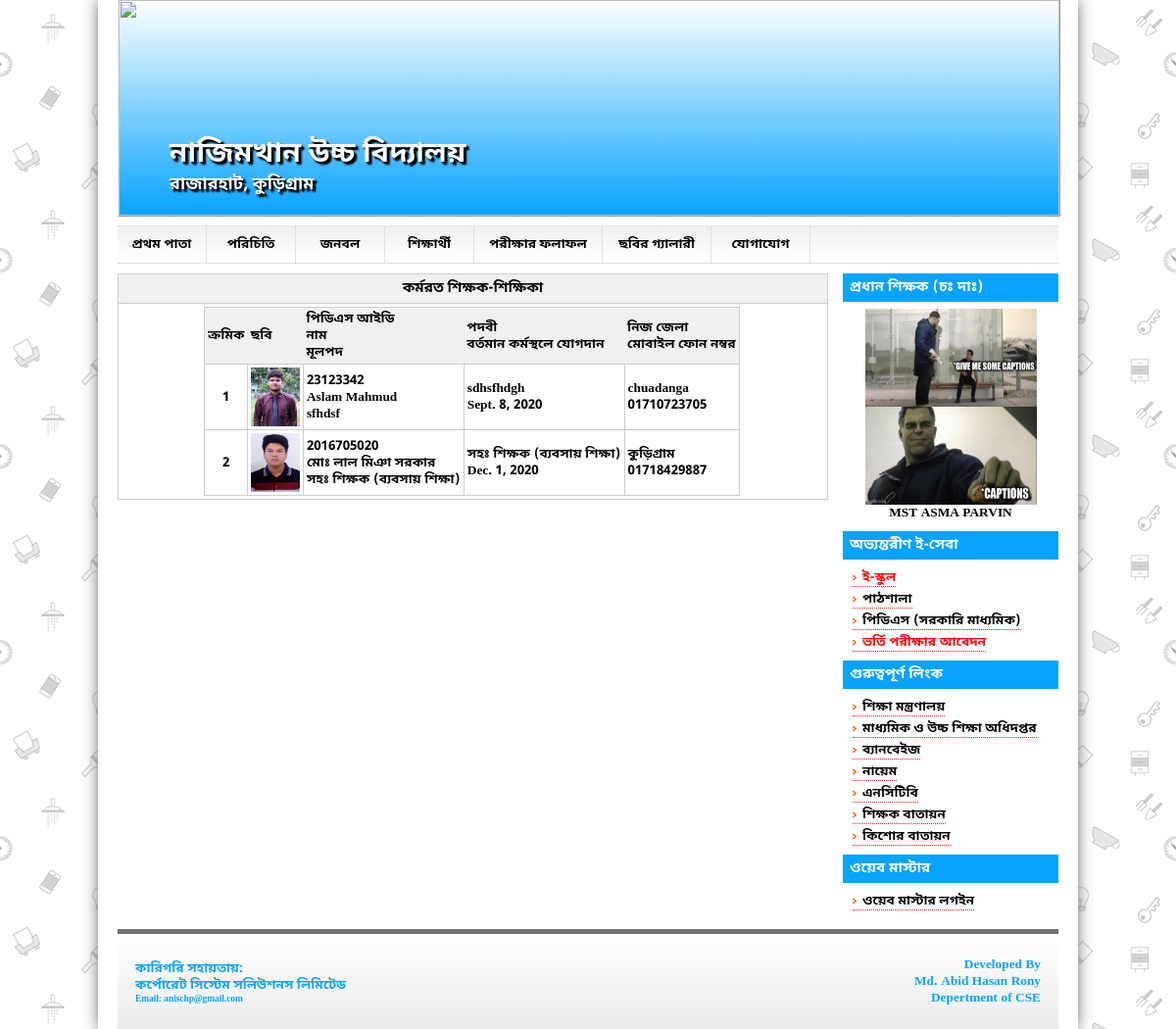
The page /teachers on the database its author committed.
### school/models.py (models this page shows, shortened)
class Teacher(models.Model):
    name = models.CharField(max_length=200,verbose_name="নাম")
    pdsid = models.IntegerField(verbose_name="পিডিএস আইডি")
    basics = models.CharField(max_length=200,verbose_name="মূলপদ")
    title = models.CharField(max_length=200,verbose_name="পদবী")
    date_of_joining = models.DateField(verbose_name="বর্তমান কর্মস্থলে যোগদানের তারিখ")
    mobile_no = models.CharField(max_length=11,verbose_name="মোবাইল নং")
    home_district = models.CharField(max_length=200,verbose_name="নিজ জেলা")
    image = models.FileField(upload_to="uploads/",verbose_name="ছবি")

class PrincipalImage(models.Model):
    name = models.CharField(max_length=100,verbose_name="নাম")
    image = models.FileField(upload_to="uploads/",verbose_name="ছবি")

### school/views.py (the view)
# urls.py: path('teachers', teacherlist),
def teacherlist(request):
    teachers = Teacher.objects.all()
    return render(request,"teacherlist.html",{"teachers":teachers})

### school/context_processors.py (called while the page is built)
def principal(request):
    return {"principal": models.PrincipalImage.objects.last()}

### school/templates/teacherlist.html (shortened to what this page needs)
{% extends 'base.html' %}
{% load static %}
{% block body %}
<div id="middlepanel">
    <div id="UpdatePanel2">
<table style="margin: 0 auto;" width="100%" cellspacing="0" cellpadding="3">
<tbody><tr>
<td class="columnStyleTop">
<span id="ContentPlaceHolder1_lblTitle">কর্মরত শিক্ষক-শিক্ষিকা</span>
</td>
</tr>
<tr>
<td class="columnStyleLeft">
<div>
<table id="ContentPlaceHolder1_grdvTeachers" style="font-family:Noto Sans Bengali;border-collapse:collapse;margin: 0 auto;" cellspacing="0" cellpadding="3">
<tbody><tr style="color:Black;background-color:#F0F0F0;border-color:#CCCCCC;border-width:1px;border-style:Solid;font-family:Noto Sans Bengali;">
<th scope="col" valign="middle" align="center">ক্রমিক</th><th scope="col" valign="middle" align="left">ছবি</th><th scope="col" valign="middle" align="left">পিডিএস আইডি<br>নাম<br>মূলপদ</th><th scope="col" valign="middle" align="left">পদবী<br>বর্তমান কর্মস্থলে যোগদান</th><th scope="col" valign="middle" align="left">নিজ জেলা<br>মোবাইল ফোন নম্বর</th>
</tr>
{% for teacher in teachers %}
    <tr>
            <td style="border-color:#CCCCCC;border-width:1px;border-style:Solid;" align="center">
                {{forloop.counter}}
            </td>
            <td style="border-color:#CCCCCC;border-width:1px;border-style:Solid;" align="left">
                <img id="ContentPlaceHolder1_grdvTeachers_imgEMp_0" class="fancyzoom" src="{{teacher.image.url}}" style="height: 60px; width: 50px; cursor: pointer;">
            </td>
            <td style="border-color:#CCCCCC;border-width:1px;border-style:Solid;" align="left">
                <span id="ContentPlaceHolder1_grdvTeachers_lblID_0">{{teacher.pdsid}}</span><br>
                <span id="ContentPlaceHolder1_grdvTeachers_lblName_0">{{teacher.name}}</span><br>
                <span id="ContentPlaceHolder1_grdvTeachers_lblOrgPost_0">{{teacher.basics}}</span>
            </td>
            <td style="border-color:#CCCCCC;border-width:1px;border-style:Solid;" align="left">
                <span id="ContentPlaceHolder1_grdvTeachers_lblDesig_0">{{teacher.title}}</span><br>
                <span id="ContentPlaceHolder1_grdvTeachers_lblStationJoin_0">{{teacher.date_of_joining}}</span>
            </td>
            <td style="border-color:#CCCCCC;border-width:1px;border-style:Solid;" align="left">
                <span id="ContentPlaceHolder1_grdvTeachers_lblDist_0">{{teacher.home_district}}</span><br>
                <span id="ContentPlaceHolder1_grdvTeachers_lblMobile_0">{{teacher.mobile_no}}</span>
            </td>
    </tr>
{%empty%}
<tr>
    <td colspan="5" align="center">No teacher here.</td>
</tr>
{% endfor %}
</tbody></table>
</div>
</td>
</tr>
</tbody></table>
</div>
</div>
{% endblock %}

### school/templates/base.html (shortened to what this page needs)
{% load static %}
<!DOCTYPE html PUBLIC "-//W3C//DTD XHTML 1.0 Transitional//EN" "http://www.w3.org/TR/xhtml1/DTD/xhtml1-transitional.dtd">
<html xmlns="http://www.w3.org/1999/xhtml">
<head>
<link href="{% static 'css/StyleSheet.css' %}" rel="stylesheet" type="text/css" />
<link href="{% static 'css/MenuStyle.css' %}" rel="stylesheet" type="text/css" />
    </head>
<body>
    <div id="UpdatePanel1">
            <div id="bodywrap">
                <div id="header">
                    <img id="imgBanner" src="" style="height:220px;width:960px;border: 1px outset #EBEBEB;
                        border-top: none;" />
                    <div style="text-align: left; top: 135px; left: 50px; position: absolute;">
                        <table>
                            <tr>
                                <td>
                                    <span id="lblInstName" class="institutionName">নাজিমখান উচ্চ বিদ্যালয়</span><br />
                                    <span id="lblUpazila" class="institutionName" style="font-size:13pt;">রাজারহাট, কুড়িগ্রাম</span>
                                </td>
                            </tr>
                        </table>
                    </div>
                </div>
                <div style="height: 10px;">
                </div>
                <ul id="navmenu">
                    <li><a href="/" style="width: 90px; text-align: center;">প্রথম পাতা</a></li>
                    <li><a href="#" style="width: 90px; text-align: center">পরিচিতি</a>
                    </li>
                    <li><a href="#" style="width: 90px; text-align: center">জনবল</a>
                    </li>
                    <li><a href="#" style="width: 90px; text-align: center">শিক্ষার্থী</a>
                    </li>
                    <li><a href="#" style="width: 130px; text-align: center">পরীক্ষার ফলাফল</a>
                    </li>
                    <li><a href="/photogalleries" style="width: 110px; text-align: center">
                        ছবির গ্যালারী</a></li>
                    <li><a href="/contact_us" style="width: 100px; text-align: center">যোগাযোগ</a></li>
                </ul>
                <div id="maincont">
                {%block body%} {%endblock%}
                <div id="rightSidebar">
                    <table cellpadding="0" cellspacing="0" style="margin: 0 auto;">
                        <tr>
                            <td class="boxHeader" width="220px">
                                <span id="lblInstDesig">প্রধান শিক্ষক (চঃ দাঃ)</span>
                            </td>
                        </tr>
                        <tr>
                            <td style="text-align: center; padding-top: 7px;">
                                <img id="ImgInstHead" class="fancyzoom" src="{{principal.image.url}}" style="height:200px;width:175px;" />
                            </td>
                        </tr>
                        <tr>
                            <td style="text-align: center; padding-bottom: 10px;">
                                <span id="lblInstHead">{{principal.name}}</span>
                            </td>
                        </tr>
                    </table>
                    <table cellpadding="0" cellspacing="0" style="margin: 0 auto;">
                        <tr>
                            <td class="boxHeader" width="220px">
                                অভ্যন্তরীণ ই-সেবা
                            </td>
                        </tr>
                        <tr>
                            <td style="text-align: left; padding-left: 0px;">
                                <div id="box">
                                    <ul>
                                        <li><a href="http://eschool.sib.gov.bd" target="_blank" style="color: #FF0000;">ই-স্কুল</a></li>
                                        <li><a href="http://automation.sib.gov.bd/" target="_blank">পাঠশালা</a></li>
                                        <li><a href="http://pds.sib.gov.bd/" target="_blank">পিডিএস (সরকারি মাধ্যমিক)</a></li>
                                        <li><a href="http://gsa.teletalk.com.bd" target="_blank" style="color: #FF0000;">ভর্তি
                                            পরীক্ষার আবেদন</a></li>
                                    </ul>
                                </div>
                            </td>
                        </tr>
                    </table>
                    <table cellpadding="0" cellspacing="0" style="margin: 0 auto;">
                        <tr>
                            <td class="boxHeader" width="220px">
                                গুরুত্বপূর্ণ লিংক
                            </td>
                        </tr>
                        <tr>
                            <td style="text-align: left;">
                                <div id="box">
                                    <ul>
                                        <li><a href="http://www.moedu.gov.bd/" target="_blank">শিক্ষা মন্ত্রণালয়</a></li>
                                        <li><a href="http://www.dshe.gov.bd/" target="_blank">মাধ্যমিক ও উচ্চ শিক্ষা অধিদপ্তর</a></li>
                                        <li><a href="http://www.banbeis.gov.bd/" target="_blank">ব্যানবেইজ</a></li>
                                        <li><a href="http://www.naem.gov.bd/" target="_blank">নায়েম</a></li>
                                        <li><a href="http://www.nctb.gov.bd/" target="_blank">এনসিটিবি</a></li>
                                        <li><a href="http://www.teachers.gov.bd/" target="_blank">শিক্ষক বাতায়ন</a></li>
                                        <li><a href="http://www.konnect.edu.bd/" target="_blank">কিশোর বাতায়ন</a></li>
                                    </ul>
                                </div>
                            </td>
                        </tr>
                    </table>
                    <table cellpadding="0" cellspacing="0" style="margin: 0 auto;">
                        <tr>
                            <td class="boxHeader" width="220px">
                                ওয়েব মাস্টার
                            </td>
                        </tr>
                        <tr>
                            <td style="text-align: left;">
                                <div id="box">
                                    <ul>
                                        <li><a href="/admin" target="_blank">ওয়েব মাস্টার
                                            লগইন</a></li>
                                    </ul>
                                </div>
                            </td>
                        </tr>
                    </table>
                </div>
            </div>
            <div id="footer">
                <table cellpadding="0" cellspacing="3" style="margin: 0 auto;" width="100%">
                    <tr>
                        <td style="padding-left: 15px; text-align: left; color: #06A3FF;">
                            কারিগরি সহায়তায়:
                            <br />
                            কর্পোরেট সিস্টেম সলিউশনস লিমিটেড
                            <br />
                            <b style="font-family: Century Gothic; font-size: 7pt;">Email: anischp@gmail.com</b>
                        </td>
                        <td style="text-align: right; padding-right: 15px; color: #06A3FF;">
                            Developed By
                            <br />
                            Md. Abid Hasan Rony
                            <br />
                            Depertment of CSE
                        </td>
                    </tr>
                </table>
            </div>
        </div>
</div>
</body>
</html>

### school/static/css/StyleSheet.css (style rules this page uses)
body { margin: 0; direction: ltr; font-family: Noto Sans Bengali; font-size: 10pt; font-weight: bold; font-style: normal; text-align: center; background: #FFFFFF url(images/bodybg1.png); color: #000000; }
#bodywrap { position: relative; margin: 0 auto; padding: 0; text-align: left; background-color: #FFFFFF; width: 960px; border-left: 20px solid #FFFFFF; border-right: 20px solid #FFFFFF; border-radius: 0px; box-shadow: 0px 0px 15px 0px #737272; }
#header { height: 220px; margin: 0 0 0 0; width: 960px; position: relative; text-align: center; vertical-align: middle; background: #06A3FF; background: -webkit-linear-gradient(#FFFFFF, #06A3FF); background: -o-linear-gradient(#FFFFFF, #06A3FF); background: -moz-linear-gradient(#FFFFFF, #06A3FF); background: linear-gradient(#FFFFFF, #06A3FF); }
.institutionName { font-family: Noto Sans Bengali; font-size: 22pt; font-weight: bold; color: white; text-shadow: 2px 2px 2px #000000, 3px 3px 2px #000000; }
#maincont { float: left; width: 960px; display: inline; background-color: #FFFFFF; padding: 10px 0 10px 0; }
#middlepanel { float: left; width: 725px; padding: 0px; }
#rightSidebar { float: right; width: 220px; padding: 0px; }
#footer { clear: both; text-align: center; width: 960px; padding: 20px 0px 20px 0px; position: static; border-top: 5px solid #737272; background: #EBEBEB; background: -webkit-linear-gradient(#FFFFFF, #EBEBEB); background: -o-linear-gradient(#FFFFFF, #EBEBEB); background: -moz-linear-gradient(#FFFFFF, #EBEBEB); background: linear-gradient(#FFFFFF, #EBEBEB); }
.boxHeader { border: none; font-family: Noto Sans Bengali; font-size: 11pt; font-weight: bold; background-color: #06A3FF; color: #FFFFFF; text-align: left; vertical-align: middle; padding: 5px 0px 5px 7px; text-transform: none; }
#box { padding: 5px 0 5px 10px; font-family: Noto Sans Bengali; font-size: 10pt; }
#box ul { margin: 0; padding: 0; list-style: none; }
#box li { margin-bottom: 5px; margin-top: 5px; }
#box a:link { text-decoration: none; }
#box li a { padding-left: 10px; background: url(images/img11.png) no-repeat left center; color: #000000; border-bottom: 1px dotted #FF1515; }
.columnStyleTop { border: 1px solid #CCCCCC; font-family: Noto Sans Bengali; font-size: 11pt; font-weight: bold; background-color: #F0F0F0; color: #000000; padding: 0px 0 0 0; text-align: center; vertical-align: middle; padding: 5px; height: 5px; }
.columnStyleLeft { border-left: 1px solid #CCCCCC; border-right: 1px solid #CCCCCC; border-bottom: 1px solid #CCCCCC; color: #000000; font-family: Noto Sans Bengali; font-size: 10pt; text-align: right; vertical-align: middle; padding-right: 5px; }

### school/static/css/MenuStyle.css (style rules this page uses)
ul#navmenu { margin: 0; list-style: none; float: left; background: #F2F2F2; background: -webkit-linear-gradient(#F0F0F0, #FFFFFF); background: -o-linear-gradient(#F0F0F0, #FFFFFF); background: -moz-linear-gradient(#F0F0F0, #FFFFFF); background: linear-gradient(#F0F0F0, #FFFFFF); width: 100%; border-top: 1px dotted #CCCCCC; border-bottom: 1px dotted #CCCCCC; padding-left: 0px; padding-right: 0px; }
ul#navmenu li { margin: 0; border: 0 none; padding: 0; float: left; display: inline; list-style: none; position: relative; vertical-align: middle; margin: 0 auto; }
ul#navmenu a { float: none !important; float: left; display: block; color: #000000; font-family: Noto Sans Bengali; font-size: 10pt; font-weight: bold; text-decoration: none; border-right: 1px dotted #CCCCCC; padding: 10px 0px 10px 0px; }

### rows shown on the page
Teacher: image (picture), pdsid "23123342", name "Aslam Mahmud", basics "sfhdsf", title "sdhsfhdgh", date_of_joining "Sept. 8, 2020", home_district "chuadanga", mobile_no "01710723705"
Teacher: image (picture), pdsid "2016705020", name "মোঃ লাল মিঞা সরকার", basics "সহঃ শিক্ষক (ব্যবসায় শিক্ষা)", title "সহঃ শিক্ষক (ব্যবসায় শিক্ষা)", date_of_joining "Dec. 1, 2020", home_district "কুড়িগ্রাম", mobile_no "01718429887"
PrincipalImage: image (picture), name "MST ASMA PARVIN"
